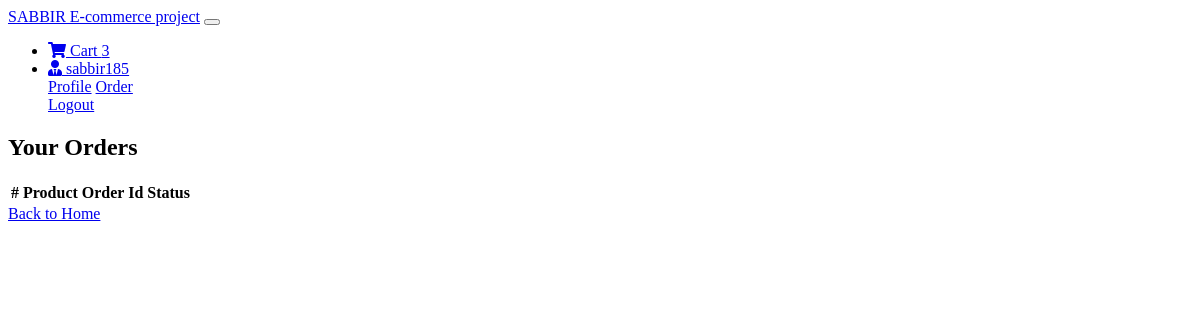
/payment/order/ (signed in), run on an earlier commit of the app's database.
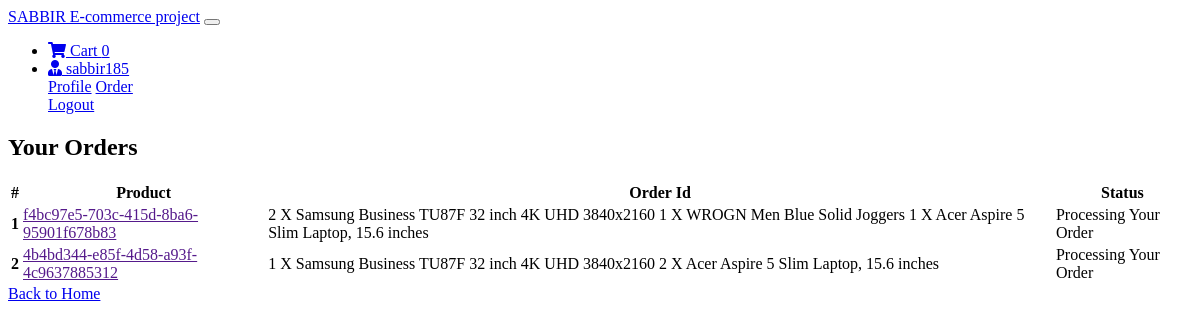
And on a later commit of the database.
### app_login/models.py (models this page shows, shortened)
class User(AbstractBaseUser,PermissionsMixin):
    email = models.EmailField(unique=True,null=False)
    is_staff = models.BooleanField(
        ugettext_lazy('staff status'),
        default=False,
        help_text=ugettext_lazy('Designates whether the user can log in this site')
    )
    is_active = models.BooleanField(
        ugettext_lazy('active'),
        default=True,
        help_text= ugettext_lazy('Designates whether this user treated as active. Unselect this insteed of deleting accounts')
    )
    USERNAME_FIELD = 'email'
    objects = MyUserManager()

class Profile(models.Model):
    user = models.OneToOneField(User,on_delete=models.CASCADE,related_name='user_profile')
    username = models.CharField(max_length=264,blank=True)
    full_name = models.CharField(max_length=264,blank=True)
    address_1 = models.TextField(max_length=300,blank=True)
    city = models.CharField(max_length=264,blank=True)
    zipcode = models.CharField(max_length=20,blank=True)
    country = models.CharField(max_length=30,blank=True)
    phone = models.CharField(max_length=20,blank=True)
    date_joined = models.DateTimeField(auto_now_add=True)

### app_order/models.py (models this page shows, shortened)
class Order(models.Model):
    orderItems = models.ManyToManyField(Cart)
    user = models.ForeignKey(settings.AUTH_USER_MODEL, on_delete=models.CASCADE)
    ordered = models.BooleanField(default=False)
    created = models.DateTimeField(auto_now_add=True)
    paymentId = models.CharField(max_length=264,blank=True,null=True)
    orderId = models.CharField(max_length=200,blank=True,null=True)

class Cart(models.Model):
    user = models.ForeignKey(settings.AUTH_USER_MODEL, on_delete=models.CASCADE,related_name='product_cart')
    item = models.ForeignKey(Product, on_delete=models.CASCADE)
    quantity = models.IntegerField(default=1)
    purchased = models.BooleanField(default=False)
    created = models.DateTimeField(auto_now_add=True)
    updated = models.DateTimeField(auto_now=True)
    def __str__(self):
        return f'{self.quantity} X {self.item}'

### app_shop/models.py (models this page shows)
class Product(models.Model):
    category = models.ForeignKey(Category,on_delete=models.CASCADE,related_name='product_category')
    main_image = models.ImageField(upload_to='Product_pics')
    name = models.CharField(max_length=264)
    preview_text = models.TextField(max_length=264,verbose_name='Preview Text')
    detail_text = models.TextField(max_length=7000,verbose_name='Description')
    price = models.FloatField()
    old_price = models.FloatField(default=0.00)
    created = models.DateTimeField(auto_now_add=True)
    def __str__(self):
        return self.name
    class Meta:
        ordering = ['-created',]

### app_payment/views.py (the view)
# urls.py: path('order/', views.order_view, name="order"),
@login_required
def order_view(request):
    try:
        orders = Order.objects.filter(user=request.user, ordered=True)
        diction = {'orders':orders}
    except:
        messages.warning(request,f"You don't have any active order")
    return render(request,'app_payment/order.html', context=diction)

### app_order/templatetags/cart_tag.py (called while the page is built)
@register.filter
def cart_total(user):
    order = Order.objects.filter(user=user , ordered=False)
    if order.exists():
        return order[0].orderItems.count()
    else:
        return 0

### templates/app_payment/order.html (shortened to what this page needs)
{% extends 'base.html' %}
{% block body_block %}
<div class="container mt-5">
    <h2 class="text-center"><strong>Your Orders</strong></h2>
    <div class="row">
        <div class="col-md-12">
            <div class="card mt-5" style="height: auto">
                <div class="table-responsive">
                    <table class="table">
                        <thead>
                            <tr>
                                <th scope="col">#</th>
                                <th scope="col">Product</th>
                                <th scope="col">Order Id</th>
                                <th scope="col">Status</th>
                            </tr>
                        </thead>
                        <tbody>
                            {% for order in orders %}
                            <tr>
                                <th scope="row">{{ forloop.counter }}</th>
                                <td><a href="">{{ order.orderId }}</a></td>
                                <td>
                                    {% for item in order.orderItems.all %} {{ item }}{% endfor %}
                                </td>
                                <td><span class="badge badge-primary">Processing Your Order</span></td>
                            </tr>
                            {% endfor %}
                        </tbody>
                    </table>
                </div>
            </div>
        </div>
        <div class="col-md-12 my-5 text-center">
            <a href="{% url 'app_shop:home' %}" class="btn btn-primary btn-md">Back to Home</a>
        </div>
    </div>
</div>
{% endblock body_block %}

### templates/navbar.html (shortened to what this page needs)
{% load cart_tag %}
<nav class="navbar navbar-expand-lg navbar-light bg-light">
    <div class="container">
        <a class="navbar-brand" href="{% url 'app_shop:home' %}"> SABBIR E-commerce project</a>
        <button type="button" class="navbar-toggler" data-toggle="collapse" data-target="#navbarNav" arial-controls="navbarNav" aria-expanded="false" aria-label="Toggle navigation"></button>
        <div class="collapse navbar-collapse" id="navbarNav">
            <ul class="navbar-nav ml-auto">
            {% if request.user.is_authenticated %}
                <li class="nav-item">
                    <a href="{% url 'app_order:cart' %}" class="nav-link">
                        <i class="fa fa-shopping-cart"></i> Cart
                        <span class="badge badge-light">{{ request.user|cart_total }}</span>
                    </a>
                </li>
                <li class="nav-item dropdown">
                    <a class="nav-link dropdown-toggle" href="#" id="navbarDropdown" role="button" data-toggle="dropdown" aria-haspopup="true" aria-expanded="false"><i class="fas fa-user-tie"></i> {{request.user.user_profile.username}}</a>
                    <div class="dropdown-menu" aria-labelledby="navbarDropdown">
                        <a class="dropdown-item" href="{% url 'app_login:profile' %}">Profile</a>
                        <a href="{% url 'app_payment:order' %}" class="dropdown-item">Order</a>
                        <a class="dropdown-item" href="{% url 'app_login:logout' %}">Logout</a>
                    </div>
                </li>
                {% else %}
                <li>
                    <a href="{% url 'app_login:login' %}" class="btn btn-primary btn-sm">sign in</a>
                </li>
                {% endif %}
            </ul>
        </div>
    </div>
</nav>

What changed in the data, as far as the page shows it:
computed for User "sabbir185": user|cart_total "3" → "0"
now on this page (row edited): Order: orderId "f4bc97e5-703c-415d-8ba6-95901f678b83"
now on this page (row edited): Cart: quantity+item "2 X Samsung Business TU87F 32 inch 4K UHD 3840x2160", shown under "f4bc97e5-703c-415d-8ba6-95901f678b83"
now on this page (row edited): Cart: quantity+item "1 X WROGN Men Blue Solid Joggers", shown under "f4bc97e5-703c-415d-8ba6-95901f678b83"
now on this page (row edited): Cart: quantity+item "1 X Acer Aspire 5 Slim Laptop, 15.6 inches", shown under "f4bc97e5-703c-415d-8ba6-95901f678b83"
added Order: orderId "4b4bd344-e85f-4d58-a93f-4c9637885312"
added Cart: quantity+item "1 X Samsung Business TU87F 32 inch 4K UHD 3840x2160", shown under "4b4bd344-e85f-4d58-a93f-4c9637885312"
added Cart: quantity+item "2 X Acer Aspire 5 Slim Laptop, 15.6 inches", shown under "4b4bd344-e85f-4d58-a93f-4c9637885312"
